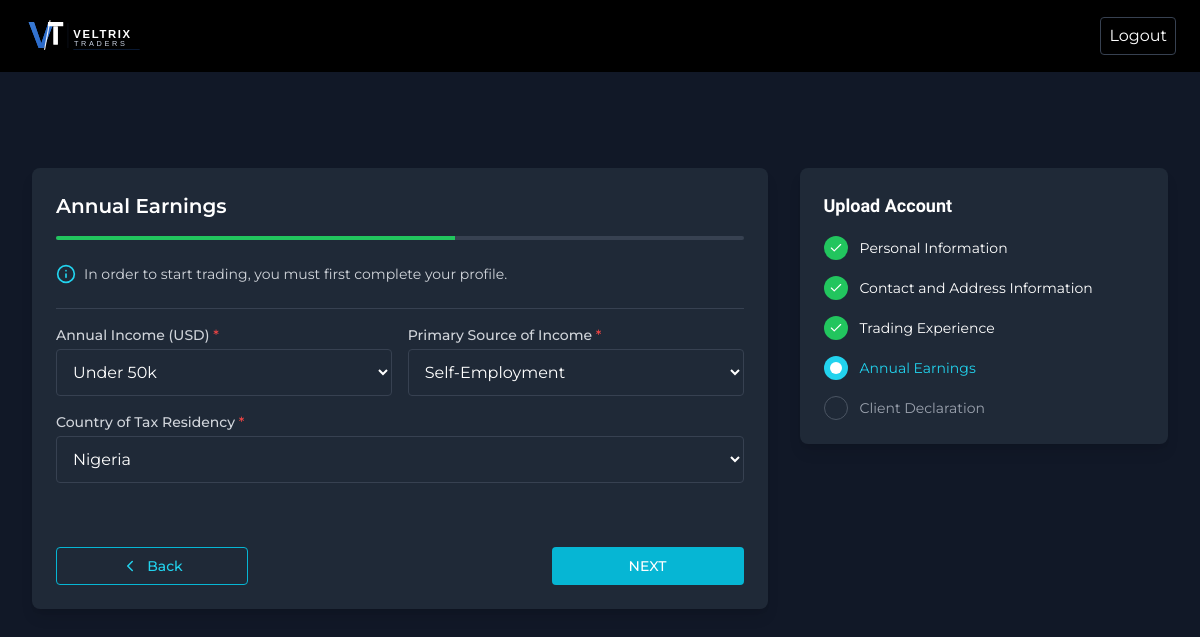
Screenshot of /setup-earnings/ (signed in) with the database file from the repository.
### VeltrixApp/models.py (models this page shows, shortened)
class User(AbstractUser):
    title = models.CharField(max_length=10, blank=True, null=True)
    phone = models.CharField(max_length=20, blank=True, null=True)
    date_of_birth = models.DateField(blank=True, null=True)
    house_no = models.CharField(max_length=50, blank=True, null=True)
    address = models.TextField(blank=True, null=True)
    city = models.CharField(max_length=100, blank=True, null=True)
    province = models.CharField(max_length=100, blank=True, null=True)
    zip_code = models.CharField(max_length=20, blank=True, null=True)
    country = models.CharField(max_length=100, blank=True, null=True)
    profile_image = models.ImageField(upload_to='profiles/', blank=True, null=True)
    referral_code = models.CharField(max_length=20, unique=True, blank=True, null=True)
    referred_by = models.ForeignKey('self', on_delete=models.SET_NULL, blank=True, null=True, related_name='referrals')
    email_verified = models.BooleanField(default=False)
    two_factor_enabled = models.BooleanField(default=False)
    two_factor_secret = models.CharField(max_length=255, blank=True, null=True)
    is_kyc_verified = models.BooleanField(default=False)
    email_deposit = models.BooleanField(default=True)
    email_withdrawal = models.BooleanField(default=True)
    email_trade = models.BooleanField(default=True)
    email_account_update = models.BooleanField(default=True)
    push_deposit = models.BooleanField(default=True)
    push_withdrawal = models.BooleanField(default=True)
    push_trade = models.BooleanField(default=True)
    document_type = models.CharField(max_length=20, blank=True, null=True)
    document_number = models.CharField(max_length=100, blank=True, null=True)
    document_expiry = models.DateField(blank=True, null=True)
    document_front = models.ImageField(upload_to='kyc/', blank=True, null=True)
    document_back = models.ImageField(upload_to='kyc/', blank=True, null=True)
    yrs_experience = models.CharField(max_length=50, blank=True, null=True)
    trading_frequency = models.CharField(max_length=50, blank=True, null=True)
    instrument_traded = models.TextField(blank=True, null=True)
    knowledge_level = models.CharField(max_length=50, blank=True, null=True)
    preferred_market = models.CharField(max_length=100, blank=True, null=True)
    trading_platform = models.CharField(max_length=100, blank=True, null=True)
    annual_income = models.CharField(max_length=50, blank=True, null=True)
    source_of_income = models.CharField(max_length=100, blank=True, null=True)
    tax_residence = models.CharField(max_length=100, blank=True, null=True)
    balance = models.DecimalField(max_digits=20, decimal_places=2, default=0)
    bonus_balance = models.DecimalField(max_digits=20, decimal_places=2, default=0)
    total_deposit = models.DecimalField(max_digits=20, decimal_places=2, default=0)
    total_withdrawal = models.DecimalField(max_digits=20, decimal_places=2, default=0)
    total_commission = models.DecimalField(max_digits=20, decimal_places=2, default=0)
    loyalty_status = models.CharField(max_length=50, default='Bronze')
    loyalty_tier_color = models.CharField(max_length=20, blank=True, null=True)
    loyalty_benefits = models.TextField(blank=True, null=True)
    loyalty_updated_at = models.DateTimeField(auto_now=True)
    last_login_ip = models.GenericIPAddressField(blank=True, null=True)
    created_at = models.DateTimeField(auto_now_add=True)
    updated_at = models.DateTimeField(auto_now=True)

### VeltrixApp/views.py (the view)
# urls.py: path('setup-earnings/', views.setup_earnings, name='setup_earnings'),
@login_required
def setup_earnings(request):
    if request.method == 'POST':
        form = SetupEarningsForm(request.POST, instance=request.user)
        if form.is_valid():
            form.save()
            messages.success(request, 'Earnings information saved!')
            return redirect('setup_declaration')
    else:
        form = SetupEarningsForm(instance=request.user)
    return render(request, 'setup-earnings.html', {'form': form})

### VeltrixApp/forms.py
class SetupEarningsForm(forms.ModelForm):
    class Meta:
        model = User
        fields = ['annual_income', 'source_of_income', 'tax_residence']

### VeltrixApp/templates/setup-earnings.html (shortened to what this page needs)
{% extends "user/includes/setup-header.html" %}
{% load static %}
{% block content %}
<div class="max-w-7xl mx-auto px-4 py-8">
    <form action="{% url 'setup_earnings' %}" method="POST">
        <div class="max-w-7xl mx-auto flex flex-col md:flex-row px-4 py-8 gap-8">
            <div class="w-full md:w-2/3 bg-gray-800 rounded-lg p-6 shadow-lg">
                <div style="opacity: 1; transform: none">
                    <h2 class="text-white text-xl font-semibold mb-2">
                        Annual Earnings
                    </h2>
                </div>
                <div class="w-full bg-gray-700 h-1 mt-4 mb-6 rounded-full overflow-hidden">
                    <div class="h-full bg-green-500 transition-all duration-700 ease-in-out" style="width: 58%"></div>
                </div>
                <div class="flex items-center mb-6 text-cyan-400">
                    <svg xmlns="http://www.w3.org/2000/svg" width="20" height="20" viewBox="0 0 24 24" fill="none" stroke="currentColor" stroke-width="2" stroke-linecap="round" stroke-linejoin="round" class="lucide lucide-info">
                        <circle cx="12" cy="12" r="10"></circle>
                        <path d="M12 16v-4"></path>
                        <path d="M12 8h.01"></path>
                    </svg>
                    <span class="ml-2 text-sm text-gray-300">
                        In order to start trading, you must first complete your profile.
                    </span>
                </div>
                <div class="border-t border-gray-700 py-4">
                    <div style="opacity: 1; transform: none">
                        <div class="mb-4 md:flex md:flex-row md:gap-4">
                            <div class="mb-4 md:mb-0 md:w-1/2">
                                <label class="block text-sm font-medium text-gray-300 mb-1">
                                    Annual Income (USD) <span class="text-red-500">*</span>
                                </label>
                                <div class="relative">
                                    <select name="annual_income" class="w-full p-3 bg-gray-800 text-white border {% if form.annual_income.errors %}border-red-500{% else %}border-gray-700{% endif %} rounded focus:ring-2 focus:ring-blue-500 focus:border-blue-500" required>
                                        <option value="Under 50k" {% if form.annual_income.value == 'Under 50k' %}selected{% endif %}>Under 50k</option>
                                    </select>
                                </div>
                            </div>
                            <div class="md:w-1/2">
                                <label class="block text-sm font-medium text-gray-300 mb-1">
                                    Primary Source of Income <span class="text-red-500">*</span>
                                </label>
                                <div class="relative">
                                    <select name="source_of_income" class="w-full p-3 bg-gray-800 text-white border {% if form.source_of_income.errors %}border-red-500{% else %}border-gray-700{% endif %} rounded focus:ring-2 focus:ring-blue-500 focus:border-blue-500" required>
                                        <option value="Self-Employment" {% if form.source_of_income.value == 'Self-Employment' %}selected{% endif %}>Self-Employment</option>
                                    </select>
                                </div>
                            </div>
                        </div>
                    </div>
                    <div style="opacity: 1; transform: none">
                        <div class="mb-4 md:flex md:flex-row md:gap-4">
                            <div class="w-full">
                                <label class="block text-sm font-medium text-gray-300 mb-1">
                                    Country of Tax Residency <span class="text-red-500">*</span>
                                </label>
                                <div class="relative">
                                    <select name="tax_residence" class="w-full p-3 bg-gray-800 text-white border {% if form.tax_residence.errors %}border-red-500{% else %}border-gray-700{% endif %} rounded focus:ring-2 focus:ring-blue-500 focus:border-blue-500" required>
                                        <option value="Nigeria" {% if form.tax_residence.value == 'Nigeria' %}selected{% endif %}>Nigeria</option>
                                    </select>
                                </div>
                            </div>
                        </div>
                    </div>
                </div>
                <div class="flex justify-between mt-8">
                    <a href="{% url 'setup_experience' %}" class="flex items-center justify-center px-4 py-2 font-medium text-sm bg-transparent border border-cyan-500 text-cyan-400 rounded w-48 hover:bg-cyan-900 hover:bg-opacity-20 transition-colors">
                        <svg xmlns="http://www.w3.org/2000/svg" width="18" height="18" viewBox="0 0 24 24" fill="none" stroke="currentColor" stroke-width="2" stroke-linecap="round" stroke-linejoin="round" class="lucide lucide-chevron-left">
                            <path d="m15 18-6-6 6-6"></path>
                        </svg>
                        <span class="ml-2">Back</span>
                    </a>
                    <button type="submit" class="ml-auto px-4 py-2 font-medium text-sm bg-cyan-500 text-white rounded w-48 transition-all hover:bg-cyan-600">
                        NEXT
                    </button>
                </div>
            </div>
            <div class="w-full md:w-1/3 bg-gray-800 rounded-lg p-6 shadow-lg h-min">
                <h3 class="text-white text-lg font-semibold mb-4">
                    Upload Account
                </h3>
                <ul class="space-y-4">
                    <li class="flex items-center">
                        <div class="w-6 h-6 rounded-full flex items-center justify-center mr-3 bg-green-500">
                            <svg xmlns="http://www.w3.org/2000/svg" width="14" height="14" viewBox="0 0 24 24" fill="none" stroke="currentColor" stroke-width="2" stroke-linecap="round" stroke-linejoin="round" class="lucide lucide-check text-white">
                                <path d="M20 6 9 17l-5-5"></path>
                            </svg>
                        </div>
                        <span class="text-sm text-white">Personal Information</span>
                    </li>
                    <li class="flex items-center">
                        <div class="w-6 h-6 rounded-full flex items-center justify-center mr-3 bg-green-500">
                            <svg xmlns="http://www.w3.org/2000/svg" width="14" height="14" viewBox="0 0 24 24" fill="none" stroke="currentColor" stroke-width="2" stroke-linecap="round" stroke-linejoin="round" class="lucide lucide-check text-white">
                                <path d="M20 6 9 17l-5-5"></path>
                            </svg>
                        </div>
                        <span class="text-sm text-white">Contact and Address Information</span>
                    </li>
                    <li class="flex items-center">
                        <div class="w-6 h-6 rounded-full flex items-center justify-center mr-3 bg-green-500">
                            <svg xmlns="http://www.w3.org/2000/svg" width="14" height="14" viewBox="0 0 24 24" fill="none" stroke="currentColor" stroke-width="2" stroke-linecap="round" stroke-linejoin="round" class="lucide lucide-check text-white">
                                <path d="M20 6 9 17l-5-5"></path>
                            </svg>
                        </div>
                        <span class="text-sm text-white">Trading Experience</span>
                    </li>
                    <li class="flex items-center">
                        <div class="w-6 h-6 rounded-full flex items-center justify-center mr-3 bg-cyan-400">
                            <div class="animate-pulse w-3 h-3 bg-white rounded-full"></div>
                        </div>
                        <span class="text-sm text-cyan-400">Annual Earnings</span>
                    </li>
                    <li class="flex items-center">
                        <div class="w-6 h-6 rounded-full flex items-center justify-center mr-3 border border-gray-600"></div>
                        <span class="text-sm text-gray-400">Client Declaration</span>
                    </li>
                </ul>
            </div>
        </div>
    </form>
</div>
{% endblock %}

### rows the page displays
User: annual_income "Under 50k", source_of_income "Self-Employment", tax_residence "Nigeria"
